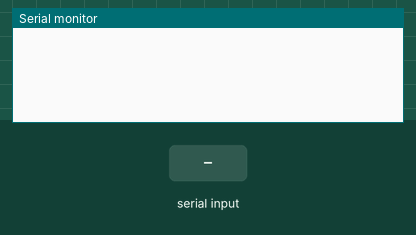
Simulated run of this sketch. Board: ESP32. Shown: the last lines printed to the serial monitor. The test bench sets the inputs (shaded band). WiFi joins after 1.5 s; servers stay silent unless stated; no MQTT or app messages arrive unless stated.

Above: at 1.2 s.
1.3 s: "{START_LAP}" received over the second serial link
At 1.8 s:
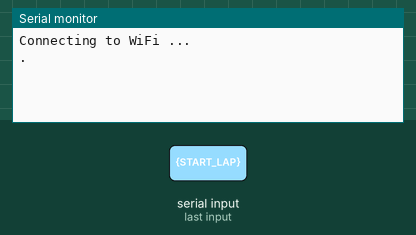
2.8 s: "{LINE_LOST}" received over the second serial link
At 4.1 s:
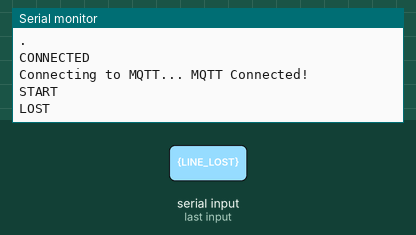
4.8 s: "{OBSTACLE_DETECTED}" received over the second serial link
At 5.9 s:
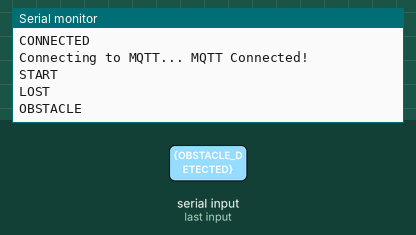
6.3 s: "{CONNECT}" received over the second serial link
At 7.4 s:
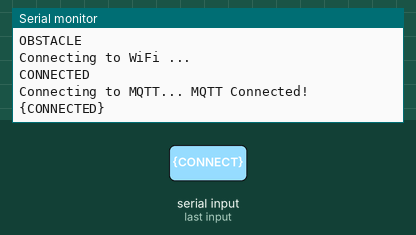

Measured:
- after the input at 1.3 s, the serial monitor: prints a new line at once (image 1)
- after the input at 2.8 s, the serial monitor: prints a new line after 0.57 s (image 2)
- after the input at 4.8 s, the serial monitor: prints a new line at once (image 3)
- after the input at 6.3 s, the serial monitor: prints a new line at once (image 4)

The sketch:

P4_EspArduino.ino
```cpp
// Programa a cargar en ESP32
#include "WiFi.h"
#include "WiFiClient.h"
#include "Adafruit_MQTT.h"
#include "Adafruit_MQTT_Client.h"

// Conexión Wi-Fi y comunicación MQTT
const char* ssid = "sensoresurjc";
const char* password = "Goox0sie_WZCGGh25680000";

#define SERVER "193.147.53.2"
#define SERVERPORT 21883
bool END_LAP = false;

WiFiClient client;
Adafruit_MQTT_Client mqtt(&client, SERVER, SERVERPORT);
Adafruit_MQTT_Publish test = Adafruit_MQTT_Publish(&mqtt, "/SETR/2022/7/");

// Define specific pins for Serial2.
#define RXD2 33
#define TXD2 4

// Conectarse al Wi-Fi
void conectWandMQ(){

  WiFi.mode(WIFI_STA);
  WiFi.begin(ssid,password);
  Serial.println("Connecting to WiFi ...");

  while(WiFi.status() != WL_CONNECTED){
    Serial.println('.');
    delay(1000);
  }

  Serial.println("CONNECTED");
  int8_t ret;
  Serial.print("Connecting to MQTT... ");
  uint8_t retries = 3;

  while ((ret = mqtt.connect()) != 0) {
       Serial.println(mqtt.connectErrorString(ret));
       Serial.println("Retrying MQTT connection in 5 seconds...");
       mqtt.disconnect();
       delay(5000);
       retries--;
       if (retries == 0) {
         while (1);
       }
  }
  Serial.println("MQTT Connected!");
}

// Conectar al Wi-Fi y al ESP32
void setup(){

  Serial.begin(9600);

  // Puerto serie que comunica con Arduino
  Serial2.begin(9600,SERIAL_8N1, RXD2, TXD2);

}

String sendBuff;
String sendBuff2;

// Mensajes a enviar
void loop() {

  if (Serial2.available()) {

    char c = Serial2.read();
    sendBuff += c;

    if (c == '}'){

      if (WiFi.status() != WL_CONNECTED) {
        if (!mqtt.connected()) {
          conectWandMQ();
        }
      }

      //Serial.println(sendBuff);

      // Mensaje de comeinzo de vuelta
      if(sendBuff == "{START_LAP}"){
        Serial.println("START");
        String payload = "{\"team_name\": \"ATLAS\", \"id\": \"7\", \"action\": \"START_LAP\"}";
        char str[payload.length()+1];
        payload.toCharArray(str, (payload.length()+1));

        bool publ = test.publish(str);
        while(!publ) {
          publ = test.publish(str);
        }

      // Mensaje de línea perdida
      } else if (sendBuff == "{LINE_LOST}"){
        Serial.println("LOST");
        String payload = "{\"team_name\": \"ATLAS\", \"id\": \"7\", \"action\": \"LINE_LOST\"}";
        char str[payload.length()+1];
        payload.toCharArray(str, (payload.length()+1));

        bool publ = test.publish(str);
        while(!publ) {
          publ = test.publish(str);
        }

      // Mensaje de obstáculo detectado
      } else if (sendBuff == "{OBSTACLE_DETECTED}"){
        Serial.println("OBSTACLE");
        String payload = "{\"team_name\": \"ATLAS\", \"id\": \"7\", \"action\": \"OBSTACLE_DETECTED\"}";
        char str[payload.length()+1];
        payload.toCharArray(str, (payload.length()+1));

        bool publ = test.publish(str);
        while(!publ) {
          publ = test.publish(str);
        }

      // Mensaje de PING (se envía cada 4 segundos)
      } else if(sendBuff == "{PING}"){
        char c2 = Serial2.read();
        while(c2 != '*') {
          sendBuff2 += c2;
          c2 = Serial2.read();
        }
        //Serial.println("PING");
        //Serial.println(sendBuff2);
        String payload = "{\"team_name\": \"ATLAS\", \"id\": \"7\", \"action\": \"PING\", \"time\": " + sendBuff2 + "}";
        char str[payload.length()+1];
        payload.toCharArray(str, (payload.length()+1));

        bool publ = test.publish(str);
        while(!publ) {
          publ = test.publish(str);
        }

      // Mensaje de final de vuelta
      } else if(sendBuff == "{END_LAP}"){
        char c2 = Serial2.read();
        while(c2 != '*') {
          sendBuff2 += c2;
          c2 = Serial2.read();
        }
        Serial.println("END");
        String payload = "{\"team_name\": \"ATLAS\", \"id\": \"7\", \"action\": \"END_LAP\", \"time\": " + sendBuff2 + "}";
        char str[payload.length()+1];
        payload.toCharArray(str, (payload.length()+1));
        bool publ = test.publish(str);
        while(!publ) {
          publ = test.publish(str);
        }
        mqtt.disconnect();
      } else if (sendBuff == "{CONNECT}"){

        conectWandMQ();

        if (mqtt.connected()) {
          Serial2.print("{CONNECTED}");
          Serial.println("{CONNECTED}");
        }

      }

      sendBuff = "";
      sendBuff2 = "";
    }
  }


}
```
